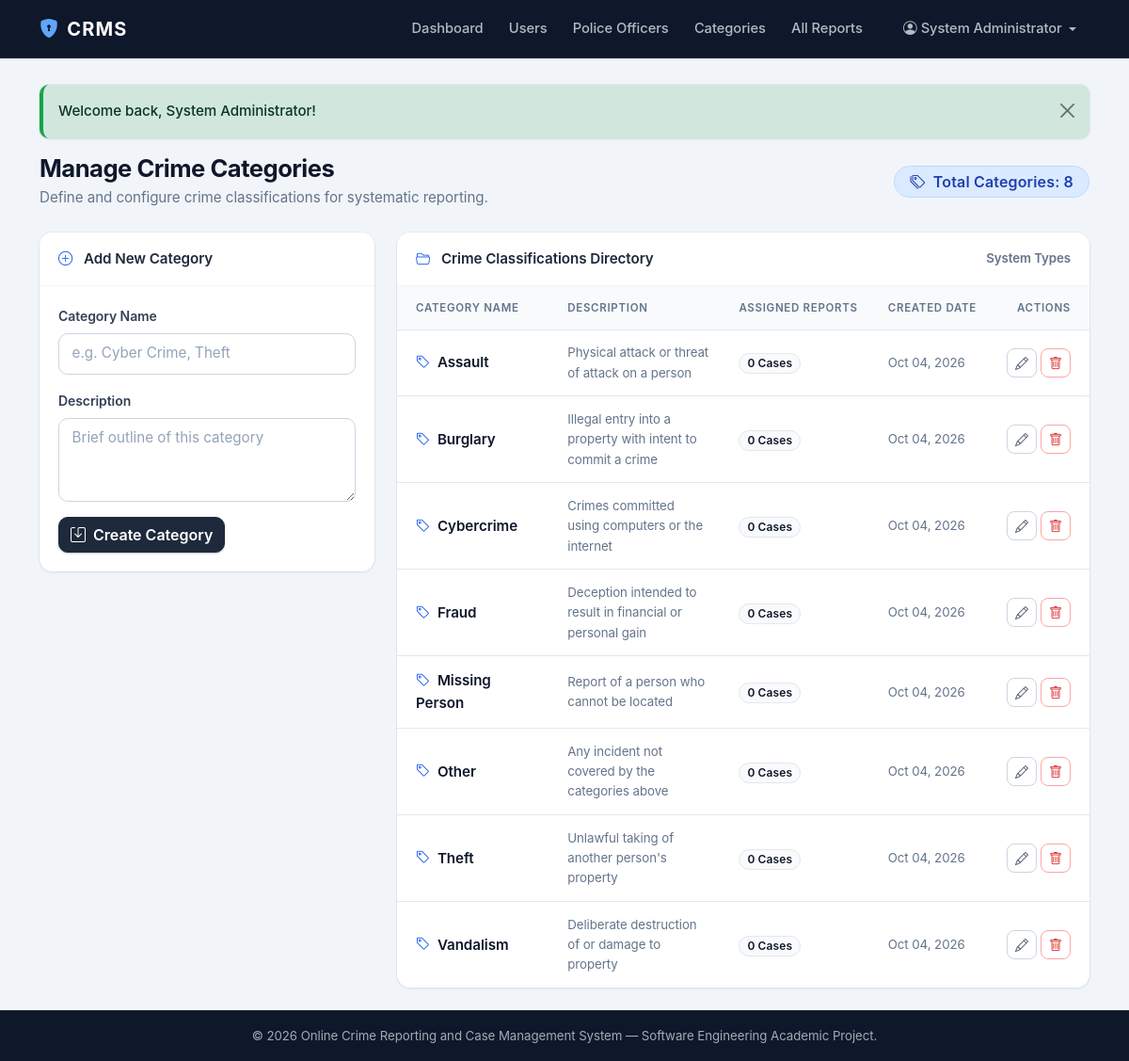
Screenshot of /admin/categories.php (signed in) with the database file from the repository.
### tables this page shows
CREATE TABLE crime_categories (
    category_id     INT AUTO_INCREMENT PRIMARY KEY,
    category_name   VARCHAR(100)   NOT NULL UNIQUE,
    description     TEXT           NULL,
    created_at      DATETIME       NOT NULL DEFAULT CURRENT_TIMESTAMP
);

### includes/functions.php (called while the page is built, shortened)
<?php
function sanitize_input($data) {
    $data = trim($data);
    $data = stripslashes($data);
    $data = htmlspecialchars($data, ENT_QUOTES, 'UTF-8');
    return $data;
}
function get_flash_message() {
    if (isset($_SESSION['flash'])) {
        $flash = $_SESSION['flash'];
        return $flash;
    }
    return null;
}
function format_date($datetime, $format = 'M d, Y h:i A') {
    return date($format, strtotime($datetime));
}

### admin/categories.php (the view, shortened to what this page needs)
<?php
require_once __DIR__ . '/../includes/auth.php';
$formAction = 'create';
$category_name = '';
$description = '';
$stmt = $pdo->query(
    'SELECT cc.category_id, cc.category_name, cc.description, cc.created_at,
            (SELECT COUNT(*) FROM crime_reports cr WHERE cr.category_id = cc.category_id) AS report_count
     FROM crime_categories cc
     ORDER BY cc.category_name ASC'
);
$categories = $stmt->fetchAll();
require_once __DIR__ . '/../includes/header.php';
?>
<div class="container">
    <div class="d-flex flex-wrap align-items-center justify-content-between mb-4">
        <div>
            <h1 class="h3 mb-1">Manage Crime Categories</h1>
            <p class="text-muted mb-0">Define and configure crime classifications for systematic reporting.</p>
        </div>
        <div>
            <span class="badge bg-primary px-3 py-2 fs-6">
                <i class="bi bi-tags me-1"></i> Total Categories: <?php echo count($categories); ?>
            </span>
        </div>
    </div>
    <div class="row g-4">
        <div class="col-lg-4">
            <div class="card border-0 shadow-sm">
                <div class="card-header bg-white fw-semibold py-3">
                    <i class="bi <?php echo $formAction === 'update' ? 'bi-pencil-square text-warning' : 'bi-plus-circle text-primary'; ?> me-2"></i>
                    <?php echo $formAction === 'update' ? 'Edit Crime Category' : 'Add New Category'; ?>
                </div>
                <div class="card-body">
                    <form method="POST" action="<?php echo BASE_URL; ?>admin/categories.php" novalidate>
                        <div class="mb-3">
                            <label for="category_name" class="form-label">Category Name</label>
                            <input type="text" class="form-control" id="category_name" name="category_name" required
                                   maxlength="100" value="<?php echo sanitize_input($category_name); ?>" placeholder="e.g. Cyber Crime, Theft">
                        </div>
                        <div class="mb-3">
                            <label for="description" class="form-label">Description</label>
                            <textarea class="form-control" id="description" name="description" rows="3" placeholder="Brief outline of this category"><?php echo sanitize_input($description ?? ''); ?></textarea>
                        </div>
                        <div class="d-flex gap-2">
                            <button type="submit" class="btn btn-primary">
                                <i class="bi bi-save me-1"></i> <?php echo $formAction === 'update' ? 'Save Changes' : 'Create Category'; ?>
                            </button>
                        </div>
                    </form>
                </div>
            </div>
        </div>
        <div class="col-lg-8">
            <div class="card border-0 shadow-sm">
                <div class="card-header bg-white d-flex justify-content-between align-items-center py-3">
                    <span class="fw-semibold"><i class="bi bi-folder2-open me-2 text-primary"></i> Crime Classifications Directory</span>
                    <span class="text-muted small">System Types</span>
                </div>
                <div class="card-body p-0">
                    <?php if (empty($categories)): ?>
                        <div class="p-5 text-center text-muted">
                            <i class="bi bi-tags fs-1 d-block mb-2"></i>
                            No crime categories have been created yet.
                        </div>
                    <?php else: ?>
                        <div class="table-responsive">
                            <table class="table table-hover align-middle mb-0">
                                <thead class="table-light">
                                    <tr>
                                        <th>Category Name</th>
                                        <th>Description</th>
                                        <th>Assigned Reports</th>
                                        <th>Created Date</th>
                                        <th class="text-end">Actions</th>
                                    </tr>
                                </thead>
                                <tbody>
                                    <?php foreach ($categories as $category): ?>
                                        <?php $inUse = (int) $category['report_count'] > 0; ?>
                                        <tr>
                                            <td>
                                                <div class="fw-semibold text-dark">
                                                    <i class="bi bi-tag text-primary me-1"></i>
                                                    <?php echo sanitize_input($category['category_name']); ?>
                                                </div>
                                            </td>
                                            <td class="text-muted small" style="max-width: 200px;">
                                                <?php echo sanitize_input($category['description'] ?? "\u{2014}"); ?>
                                            </td>
                                            <td>
                                                <span class="badge <?php echo $inUse ? 'bg-primary bg-opacity-10 text-primary border border-primary border-opacity-25' : 'bg-light text-dark border'; ?> px-2 py-1">
                                                    <?php echo (int) $category['report_count']; ?> Cases
                                                </span>
                                            </td>
                                            <td class="text-muted small"><?php echo format_date($category['created_at'], 'M d, Y'); ?></td>
                                            <td class="text-end">
                                                <div class="d-flex justify-content-end gap-1">
                                                    <a href="<?php echo BASE_URL; ?>admin/categories.php?edit=<?php echo (int) $category['category_id']; ?>"
                                                       class="btn btn-sm btn-outline-secondary" title="Edit Category">
                                                        <i class="bi bi-pencil"></i>
                                                    </a>
                                                    <?php if ($inUse): ?>
                                                        <button type="button" class="btn btn-sm btn-outline-danger" disabled
                                                                title="This category has <?php echo (int) $category['report_count']; ?> report(s) assigned and cannot be deleted.">
                                                            <i class="bi bi-trash"></i>
                                                        </button>
                                                    <?php else: ?>
                                                        <form method="POST" action="<?php echo BASE_URL; ?>admin/categories.php" class="d-inline"
                                                              onsubmit="return confirm('Delete this crime category? This cannot be undone.');">
                                                            <button type="submit" class="btn btn-sm btn-outline-danger" title="Delete Category">
                                                                <i class="bi bi-trash"></i>
                                                            </button>
                                                        </form>
                                                    <?php endif; ?>
                                                </div>
                                            </td>
                                        </tr>
                                    <?php endforeach; ?>
                                </tbody>
                            </table>
                        </div>
                    <?php endif; ?>
                </div>
            </div>
        </div>
    </div>
</div>
<?php require_once __DIR__ . '/../includes/footer.php'; ?>

### includes/header.php (shortened to what this page needs)
<!DOCTYPE html>
<html lang="en">
<head>
  <link rel="stylesheet" href="<?php echo BASE_URL; ?>assets/css/style.css?v=<?php echo time(); ?>">
    <link href="https://cdn.jsdelivr.net/npm/bootstrap@5.3.3/dist/css/bootstrap.min.css" rel="stylesheet">
    <link href="https://cdn.jsdelivr.net/npm/bootstrap-icons@1.11.3/font/bootstrap-icons.css" rel="stylesheet">
    <link href="<?php echo BASE_URL; ?>assets/css/style.css" rel="stylesheet">
   <link rel="stylesheet" href="https://cdn.jsdelivr.net/npm/sweetalert2@11/dist/sweetalert2.min.css">
</head>
<body class="d-flex flex-column min-vh-100">
<?php include __DIR__ . '/navbar.php'; ?>
<main class="app-main flex-grow-1 py-4">
    <?php $flash = get_flash_message(); ?>
    <?php if ($flash): ?>
        <div class="container mt-1 mb-3">
            <div class="alert alert-<?php echo sanitize_input($flash['type']); ?> alert-dismissible fade show shadow-sm" role="alert">
                <?php echo sanitize_input($flash['message']); ?>
                <button type="button" class="btn-close" data-bs-dismiss="alert" aria-label="Close"></button>
            </div>
        </div>
    <?php endif; ?>

### includes/navbar.php (shortened to what this page needs)
<?php
$navRole = $_SESSION['role'] ?? null;
$unreadNotifications = 0;
$homeLink = BASE_URL . 'index.php';
if ($navRole) {
    $homeLink = BASE_URL . $navRole . '/dashboard.php';
}
?>
<nav class="navbar navbar-expand-lg navbar-dark bg-dark shadow-sm">
    <div class="container">
        <a class="navbar-brand fw-bold d-flex align-items-center gap-2" href="<?php echo $homeLink; ?>">
            <i class="bi bi-shield-lock-fill"></i>
            <span>CRMS</span>
        </a>
        <div class="collapse navbar-collapse" id="mainNavbar">
            <ul class="navbar-nav ms-auto align-items-lg-center">
                <?php if ($navRole === 'citizen'): ?>
                    <li class="nav-item"><a class="nav-link" href="<?php echo BASE_URL; ?>citizen/dashboard.php">Dashboard</a></li>
                    <li class="nav-item"><a class="nav-link" href="<?php echo BASE_URL; ?>citizen/submit_report.php">Submit Report</a></li>
                    <li class="nav-item"><a class="nav-link" href="<?php echo BASE_URL; ?>citizen/report_history.php">My Reports</a></li>
                    <li class="nav-item"><a class="nav-link" href="<?php echo BASE_URL; ?>citizen/help.php">Help &amp; Resources</a></li>
                    <li class="nav-item">
                        <a class="nav-link position-relative" href="<?php echo BASE_URL; ?>citizen/notifications.php" title="Notifications">
                            <i class="bi bi-bell-fill"></i>
                            <?php if ($unreadNotifications > 0): ?>
                                <span class="position-absolute top-0 start-100 translate-middle badge rounded-pill bg-danger" style="font-size:.6rem;">
                                    <?php echo $unreadNotifications; ?>
                                    <span class="visually-hidden">unread notifications</span>
                                </span>
                            <?php endif; ?>
                        </a>
                    </li>
                <?php elseif ($navRole === 'admin'): ?>
                    <li class="nav-item"><a class="nav-link" href="<?php echo BASE_URL; ?>admin/dashboard.php">Dashboard</a></li>
                    <li class="nav-item"><a class="nav-link" href="<?php echo BASE_URL; ?>admin/users.php">Users</a></li>
                    <li class="nav-item"><a class="nav-link" href="<?php echo BASE_URL; ?>admin/police.php">Police Officers</a></li>
                    <li class="nav-item"><a class="nav-link" href="<?php echo BASE_URL; ?>admin/categories.php">Categories</a></li>
                    <li class="nav-item"><a class="nav-link" href="<?php echo BASE_URL; ?>admin/reports.php">All Reports</a></li>
                <?php endif; ?>
                <?php if ($navRole): ?>
                    <li class="nav-item dropdown ms-lg-3">
                        <a class="nav-link dropdown-toggle d-flex align-items-center gap-1" href="#" role="button" data-bs-toggle="dropdown" aria-expanded="false">
                            <i class="bi bi-person-circle"></i>
                            <?php echo sanitize_input($_SESSION['full_name']); ?>
                        </a>
                    </li>
                <?php endif; ?>
            </ul>
        </div>
    </div>
</nav>

### includes/footer.php (shortened to what this page needs)
</main>
<footer class="app-footer bg-dark text-light-50 py-3 mt-auto">
    <div class="container text-center small">
        &copy; <?php echo date('Y'); ?> Online Crime Reporting and Case Management System &mdash; Software Engineering Academic Project.
    </div>
</footer>
</body>
</html>

### rows the page displays
crime_categories: category_name "Assault", description "Physical attack or threat of attack on a person", report_count "0", created_at "Oct 04, 2026"
crime_categories: category_name "Burglary", description "Illegal entry into a property with intent to commit a crime", report_count "0", created_at "Oct 04, 2026"
crime_categories: category_name "Cybercrime", description "Crimes committed using computers or the internet", report_count "0", created_at "Oct 04, 2026"
crime_categories: category_name "Fraud", description "Deception intended to result in financial or personal gain", report_count "0", created_at "Oct 04, 2026"
crime_categories: category_name "Missing Person", description "Report of a person who cannot be located", report_count "0", created_at "Oct 04, 2026"
crime_categories: category_name "Other", description "Any incident not covered by the categories above", report_count "0", created_at "Oct 04, 2026"
crime_categories: category_name "Theft", description "Unlawful taking of another person's property", report_count "0", created_at "Oct 04, 2026"
crime_categories: category_name "Vandalism", description "Deliberate destruction of or damage to property", report_count "0", created_at "Oct 04, 2026"

### other values shown
sanitize_input($_SESSION['full_name']) "System Administrator"
sanitize_input($flash['message']) "Welcome back, System Administrator!"
count($categories) "8"
